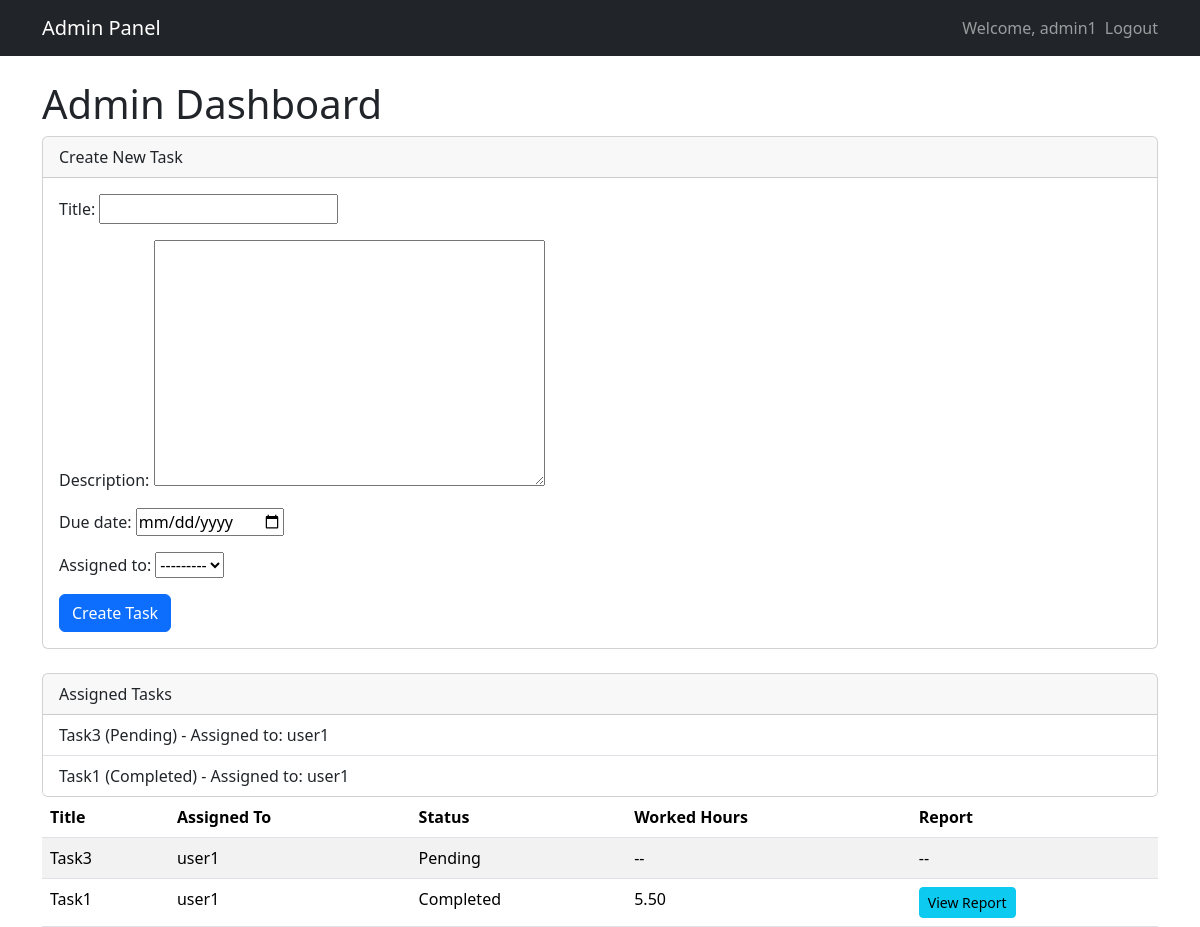
Page /dashboard/ (signed in) on the committed database.
### tasks/models.py (models this page shows, shortened)
class Task(models.Model):
    STATUS_CHOICES = [
        ('Pending', 'Pending'),
        ('In Progress', 'In Progress'),
        ('Completed', 'Completed'),
    ]
    title = models.CharField(max_length=200)
    description = models.TextField()
    status = models.CharField(max_length=20, choices=STATUS_CHOICES, default='Pending')
    assigned_to = models.ForeignKey(User, on_delete=models.CASCADE, related_name='tasks')
    due_date = models.DateField()
    completion_report = models.TextField(blank=True, null=True)
    worked_hours = models.DecimalField(max_digits=5, decimal_places=2, blank=True, null=True)

### dashboard/views.py (the view, shortened to what this page needs)
# urls.py: path('', DashboardView.as_view(), name='dashboard'),
class DashboardView(LoginRequiredMixin, TemplateView):
    def get_template_names(self):
        if self.request.user.is_superuser:
            return ['superadmin.html']
        elif self.request.user.groups.filter(name='Admin').exists():
            return ['admin.html']
        else:
            return ['admin.html']
    def get_context_data(self, **kwargs):
        context = super().get_context_data(**kwargs)
        user = self.request.user
        context['form'] = TaskCreationForm(user=user)
        if user.is_superuser:
            all_users = User.objects.all().prefetch_related('groups')
            for u in all_users:
                u.is_admin = u.groups.filter(name='Admin').exists()
            context['all_users'] = all_users
            context['all_tasks'] = Task.objects.all().order_by('-id')
        elif user.groups.filter(name='Admin').exists():
            managed_users = User.objects.filter(profile__managed_by=user)
            context['assigned_tasks'] = Task.objects.filter(assigned_to__in=managed_users).order_by('-id')
        return context

### dashboard/forms.py
class TaskCreationForm(forms.ModelForm):
    assigned_to = forms.ModelChoiceField(queryset=User.objects.none())
    def __init__(self, *args, **kwargs):
        user = kwargs.pop('user', None)
        super(TaskCreationForm, self).__init__(*args, **kwargs)
        if user:
            if user.is_superuser:
                self.fields['assigned_to'].queryset = User.objects.filter(is_superuser=False)
            elif user.groups.filter(name='Admin').exists():
                self.fields['assigned_to'].queryset = User.objects.filter(profile__managed_by=user)
    class Meta:
        model = Task
        fields = ['title', 'description', 'due_date', 'assigned_to']
        widgets = {
            'due_date': forms.DateInput(attrs={'type': 'date'}),
        }

### dashboard/templates/admin.html (shortened to what this page needs)
{% extends 'base.html' %}
{% block content %}
<h1>Admin Dashboard</h1>
<div class="card mb-4">
    <div class="card-header">Create New Task</div>
    <div class="card-body">
        <form method="post">
            {{ form.as_p }}
            <button type="submit" class="btn btn-primary">Create Task</button>
        </form>
    </div>
</div>
<div class="card mt-4">
    <div class="card-header">Assigned Tasks</div>
    <ul class="list-group list-group-flush">
        {% for task in assigned_tasks %}
            <li class="list-group-item">{{ task.title }} ({{ task.status }}) - Assigned to: {{ task.assigned_to.username }}</li>
        {% endfor %}
    </ul>
</div>
<table class="table table-striped mb-0">
    <thead>
        <tr>
            <th>Title</th>
            <th>Assigned To</th>
            <th>Status</th>
            <th>Worked Hours</th>
            <th>Report</th>
        </tr>
    </thead>
    <tbody>
        {% for task in assigned_tasks %}
        <tr>
            <td>{{ task.title }}</td>
            <td>{{ task.assigned_to.username }}</td>
            <td>{{ task.status }}</td>
            <td>{{ task.worked_hours|default:"--" }}</td>
            <td>
                {% if task.status == 'Completed' %}
                    <a href="{% url 'task-report-detail' task.id %}" class="btn btn-info btn-sm">View Report</a>
                {% else %}
                    <span>--</span>
                {% endif %}
            </td>
        </tr>
        {% endfor %}
    </tbody>
</table>
{% endblock %}

### dashboard/templates/base.html (shortened to what this page needs)
<!DOCTYPE html>
<html lang="en">
<head>
    <link href="https://cdn.jsdelivr.net/npm/bootstrap@5.3.2/dist/css/bootstrap.min.css" rel="stylesheet">
</head>
<body>
    <nav class="navbar navbar-expand-lg navbar-dark bg-dark">
        <div class="container">
            <a class="navbar-brand" href="#">Admin Panel</a>
            <span class="navbar-text d-flex align-items-center">
    Welcome, {{ user.username }}
    <form class="ms-2" method="post" action="{% url 'logout' %}">
        <button type="submit" class="btn btn-link nav-link p-0">Logout</button>
    </form>
</span>
        </div>
    </nav>
    <div class="container mt-4">
        {% block content %}{% endblock %}
    </div>
</body>
</html>

### rows in the picture
Task: title "Task3", status "Pending", assigned_to.username "user1", worked_hours "--"
Task: title "Task1", status "Completed", assigned_to.username "user1", worked_hours "5.50", shows "View Report"

### other values in the picture
{{ user.username }} "admin1"
